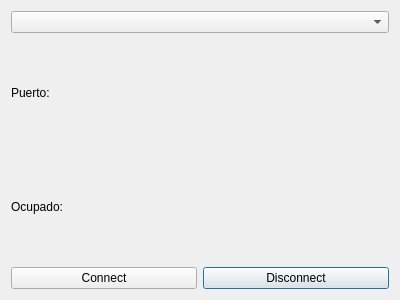
<?xml version="1.0" encoding="UTF-8"?>
<ui version="4.0">
 <class>Lampara</class>
 <widget class="QDialog" name="Lampara">
  <property name="geometry">
   <rect>
    <x>0</x>
    <y>0</y>
    <width>400</width>
    <height>300</height>
   </rect>
  </property>
  <property name="windowTitle">
   <string>Lampara</string>
  </property>
  <layout class="QGridLayout" name="gridLayout_2">
   <item row="0" column="0">
    <layout class="QGridLayout" name="gridLayout">
     <item row="3" column="1">
      <widget class="QPushButton" name="disconnect">
       <property name="text">
        <string>Disconnect</string>
       </property>
      </widget>
     </item>
     <item row="2" column="1">
      <widget class="QLabel" name="sbusy">
       <property name="text">
        <string/>
       </property>
      </widget>
     </item>
     <item row="0" column="0" colspan="2">
      <widget class="QComboBox" name="comboBox"/>
     </item>
     <item row="3" column="0">
      <widget class="QPushButton" name="connect">
       <property name="text">
        <string>Connect</string>
       </property>
      </widget>
     </item>
     <item row="1" column="0">
      <widget class="QLabel" name="lpuerto">
       <property name="text">
        <string>Puerto:</string>
       </property>
      </widget>
     </item>
     <item row="1" column="1">
      <widget class="QLabel" name="spuerto">
       <property name="text">
        <string/>
       </property>
      </widget>
     </item>
     <item row="2" column="0">
      <widget class="QLabel" name="lbusy">
       <property name="text">
        <string>Ocupado:</string>
       </property>
      </widget>
     </item>
    </layout>
   </item>
  </layout>
 </widget>
 <layoutdefault spacing="6" margin="11"/>
 <resources/>
 <connections/>
</ui>
